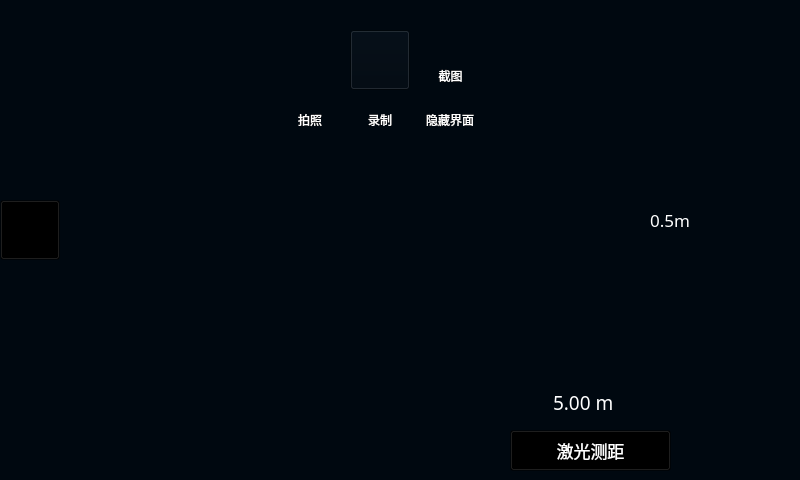
<?xml version="1.0" encoding="UTF-8"?>
<ui version="4.0">
 <class>mainwidget</class>
 <widget class="QWidget" name="mainwidget">
  <property name="geometry">
   <rect>
    <x>0</x>
    <y>0</y>
    <width>800</width>
    <height>480</height>
   </rect>
  </property>
  <property name="windowTitle">
   <string>mainwidget</string>
  </property>
  <property name="styleSheet">
   <string notr="true">QWidget#mainwidget {background-color: rgb(0, 8, 16);}</string>
  </property>
  <widget class="hp_display" name="display_mian" native="true">
   <property name="geometry">
    <rect>
     <x>70</x>
     <y>0</y>
     <width>640</width>
     <height>480</height>
    </rect>
   </property>
   <property name="styleSheet">
    <string notr="true">hp_display{
background-color: rgb(0, 8, 16);
border:none;
}
</string>
   </property>
   <widget class="QLabel" name="label_videoStartTime">
    <property name="geometry">
     <rect>
      <x>340</x>
      <y>440</y>
      <width>221</width>
      <height>31</height>
     </rect>
    </property>
    <property name="font">
     <font>
      <pointsize>15</pointsize>
     </font>
    </property>
    <property name="styleSheet">
     <string notr="true">color:red;</string>
    </property>
    <property name="text">
     <string/>
    </property>
    <property name="alignment">
     <set>Qt::AlignRight|Qt::AlignTrailing|Qt::AlignVCenter</set>
    </property>
   </widget>
   <widget class="QFrame" name="frame_3">
    <property name="geometry">
     <rect>
      <x>170</x>
      <y>0</y>
      <width>301</width>
      <height>141</height>
     </rect>
    </property>
    <property name="styleSheet">
     <string notr="true">QFrame{
border:none;
}
</string>
    </property>
    <property name="frameShape">
     <enum>QFrame::NoFrame</enum>
    </property>
    <property name="frameShadow">
     <enum>QFrame::Plain</enum>
    </property>
    <widget class="QPushButton" name="adjust">
     <property name="geometry">
      <rect>
       <x>180</x>
       <y>90</y>
       <width>60</width>
       <height>60</height>
      </rect>
     </property>
     <property name="font">
      <font>
       <family>微软雅黑</family>
      </font>
     </property>
     <property name="styleSheet">
      <string notr="true">color:white;background:(0,8,16);border:0px solid black;</string>
     </property>
     <property name="text">
      <string>隐藏界面</string>
     </property>
    </widget>
    <widget class="QPushButton" name="video">
     <property name="geometry">
      <rect>
       <x>110</x>
       <y>90</y>
       <width>60</width>
       <height>60</height>
      </rect>
     </property>
     <property name="font">
      <font>
       <family>微软雅黑</family>
      </font>
     </property>
     <property name="styleSheet">
      <string notr="true">color:white;background:(0,8,16);border:0px solid black;</string>
     </property>
     <property name="text">
      <string>录制</string>
     </property>
    </widget>
    <widget class="QPushButton" name="grab">
     <property name="geometry">
      <rect>
       <x>180</x>
       <y>50</y>
       <width>61</width>
       <height>51</height>
      </rect>
     </property>
     <property name="font">
      <font>
       <family>微软雅黑</family>
      </font>
     </property>
     <property name="styleSheet">
      <string notr="true">color:white;background:(0,8,16);border:0px solid black;</string>
     </property>
     <property name="text">
      <string>截图</string>
     </property>
    </widget>
    <widget class="QToolButton" name="capture">
     <property name="geometry">
      <rect>
       <x>40</x>
       <y>90</y>
       <width>60</width>
       <height>60</height>
      </rect>
     </property>
     <property name="font">
      <font>
       <family>微软雅黑</family>
      </font>
     </property>
     <property name="styleSheet">
      <string notr="true">color:white;background:(0,8,16);border:0px solid black;</string>
     </property>
     <property name="text">
      <string>拍照</string>
     </property>
    </widget>
    <widget class="QToolButton" name="preview">
     <property name="geometry">
      <rect>
       <x>110</x>
       <y>30</y>
       <width>60</width>
       <height>60</height>
      </rect>
     </property>
     <property name="styleSheet">
      <string notr="true">QToolButton
{
background-color: rgb(0, 8, 16);
	border-image: url(:/res/preview_n.png);
}</string>
     </property>
     <property name="text">
      <string/>
     </property>
     <property name="checkable">
      <bool>true</bool>
     </property>
    </widget>
   </widget>
   <widget class="hp_gradient_rect" name="greyRect" native="true">
    <property name="geometry">
     <rect>
      <x>500</x>
      <y>100</y>
      <width>50</width>
      <height>180</height>
     </rect>
    </property>
   </widget>
   <widget class="QToolButton" name="toolButton_taskPkgOpen">
    <property name="geometry">
     <rect>
      <x>0</x>
      <y>210</y>
      <width>64</width>
      <height>64</height>
     </rect>
    </property>
    <property name="styleSheet">
     <string notr="true">bakcground:transparent;
background-image: url(:/res/task_n.png);
border:none;
/*
border:2px solid rgb(0, 221, 253);
border-radius:4px 4px 4px 4px;*/
</string>
    </property>
    <property name="text">
     <string/>
    </property>
   </widget>
   <widget class="QFrame" name="frame_distance_2">
    <property name="geometry">
     <rect>
      <x>420</x>
      <y>370</y>
      <width>201</width>
      <height>101</height>
     </rect>
    </property>
    <property name="styleSheet">
     <string notr="true">QFrame{border:none;}</string>
    </property>
    <property name="frameShape">
     <enum>QFrame::StyledPanel</enum>
    </property>
    <property name="frameShadow">
     <enum>QFrame::Raised</enum>
    </property>
    <widget class="QToolButton" name="toolButton_laserrange">
     <property name="geometry">
      <rect>
       <x>20</x>
       <y>60</y>
       <width>161</width>
       <height>41</height>
      </rect>
     </property>
     <property name="font">
      <font>
       <family>微软雅黑</family>
       <pointsize>13</pointsize>
      </font>
     </property>
     <property name="styleSheet">
      <string notr="true">
QToolButton{
background:transparent;
border-image: url(:/res/label_Background_n.png);
color:white;
}

QToolButton::pressed{
background:transparent;
border-image: url(:/res/label_Background_s.png);color:white;
}
</string>
     </property>
     <property name="text">
      <string>激光测距</string>
     </property>
    </widget>
    <widget class="QDoubleSpinBox" name="SpinBox_distance">
     <property name="geometry">
      <rect>
       <x>0</x>
       <y>10</y>
       <width>201</width>
       <height>45</height>
      </rect>
     </property>
     <property name="sizePolicy">
      <sizepolicy hsizetype="Maximum" vsizetype="Fixed">
       <horstretch>0</horstretch>
       <verstretch>0</verstretch>
      </sizepolicy>
     </property>
     <property name="minimumSize">
      <size>
       <width>0</width>
       <height>0</height>
      </size>
     </property>
     <property name="maximumSize">
      <size>
       <width>16777215</width>
       <height>16777215</height>
      </size>
     </property>
     <property name="font">
      <font>
       <family>微软雅黑</family>
       <pointsize>14</pointsize>
       <weight>50</weight>
       <italic>false</italic>
       <bold>false</bold>
      </font>
     </property>
     <property name="focusPolicy">
      <enum>Qt::StrongFocus</enum>
     </property>
     <property name="styleSheet">
      <string notr="true">QDoubleSpinBox
{
	font: 14pt ;
	background:transparent;
	color:white;
	border:0px solid white;
}

QDoubleSpinBox::Disabled
{
	font: 14pt ;
	background:transparent;
	color:rgb(170, 170, 170);
	border:0px solid rgb(170, 170, 170);
}

QDoubleSpinBox::up-button {
background-image: url(:/res/distanceAdd_n.png);
	subcontrol-origin:border;
    subcontrol-position:right;
	margin-right: 2px;
    width: 50;
    height: 45;       
}
QDoubleSpinBox::down-button {
background-image: url(:/res/distanceReduce_n.png);
	subcontrol-origin:border;
    subcontrol-position:left;
	
   width: 50;
    height: 45; 
}
/*按钮按下样式*/
QDoubleSpinBox::up-button:pressed{
	subcontrol-origin:border;
    subcontrol-position:right;
width: 50;
    height: 45;     
}
  
QDoubleSpinBox::down-button:pressed{
    subcontrol-position:left;
    width: 50;
    height: 45; 
}

QDoubleSpinBox::down-arrow:disabled,QSpinBox::down-arrow:off 
{ 
   width: 50;
    height: 45; 
}

QDoubleSpinBox::up-arrow:disabled,QSpinBox::up-arrow:off 
{ 
   width: 50;
    height: 45; 
}</string>
     </property>
     <property name="frame">
      <bool>false</bool>
     </property>
     <property name="alignment">
      <set>Qt::AlignCenter</set>
     </property>
     <property name="readOnly">
      <bool>false</bool>
     </property>
     <property name="buttonSymbols">
      <enum>QAbstractSpinBox::UpDownArrows</enum>
     </property>
     <property name="accelerated">
      <bool>true</bool>
     </property>
     <property name="keyboardTracking">
      <bool>true</bool>
     </property>
     <property name="showGroupSeparator" stdset="0">
      <bool>false</bool>
     </property>
     <property name="prefix">
      <string/>
     </property>
     <property name="suffix">
      <string> m</string>
     </property>
     <property name="decimals">
      <number>2</number>
     </property>
     <property name="minimum">
      <double>0.000000000000000</double>
     </property>
     <property name="maximum">
      <double>5000.000000000000000</double>
     </property>
     <property name="value">
      <double>5.000000000000000</double>
     </property>
    </widget>
   </widget>
  </widget>
  <widget class="hp_display_fdp" name="display_fdp" native="true">
   <property name="geometry">
    <rect>
     <x>710</x>
     <y>0</y>
     <width>216</width>
     <height>1080</height>
    </rect>
   </property>
   <property name="styleSheet">
    <string notr="true"/>
   </property>
  </widget>
  <widget class="QToolButton" name="menu">
   <property name="geometry">
    <rect>
     <x>0</x>
     <y>200</y>
     <width>60</width>
     <height>60</height>
    </rect>
   </property>
   <property name="styleSheet">
    <string notr="true">background-color:transparent;
border-image: url(:/res/menuchoose.png);</string>
   </property>
   <property name="text">
    <string/>
   </property>
  </widget>
  <widget class="hp_main_menu" name="frame_menu" native="true">
   <property name="geometry">
    <rect>
     <x>0</x>
     <y>0</y>
     <width>168</width>
     <height>1080</height>
    </rect>
   </property>
   <property name="styleSheet">
    <string notr="true"/>
   </property>
  </widget>
  <widget class="QWidget" name="widget_topLeft" native="true">
   <property name="geometry">
    <rect>
     <x>0</x>
     <y>0</y>
     <width>168</width>
     <height>1080</height>
    </rect>
   </property>
   <property name="styleSheet">
    <string notr="true">background:transparent;</string>
   </property>
  </widget>
  <widget class="QWidget" name="widget_topRight" native="true">
   <property name="geometry">
    <rect>
     <x>710</x>
     <y>0</y>
     <width>90</width>
     <height>480</height>
    </rect>
   </property>
   <property name="styleSheet">
    <string notr="true">background:transparent;</string>
   </property>
  </widget>
  <widget class="QFrame" name="frame_distance">
   <property name="geometry">
    <rect>
     <x>645</x>
     <y>150</y>
     <width>50</width>
     <height>140</height>
    </rect>
   </property>
   <property name="styleSheet">
    <string notr="true">QFrame{border:none;}</string>
   </property>
   <property name="frameShape">
    <enum>QFrame::StyledPanel</enum>
   </property>
   <property name="frameShadow">
    <enum>QFrame::Raised</enum>
   </property>
   <widget class="QToolButton" name="toolButton_distanceAdd">
    <property name="geometry">
     <rect>
      <x>0</x>
      <y>0</y>
      <width>50</width>
      <height>45</height>
     </rect>
    </property>
    <property name="font">
     <font>
      <family>微软雅黑</family>
      <pointsize>30</pointsize>
      <weight>50</weight>
      <bold>false</bold>
      <stylestrategy>PreferDefault</stylestrategy>
      <kerning>true</kerning>
     </font>
    </property>
    <property name="styleSheet">
     <string notr="true">border:0px solid white;background:none;color:white;
background-image: url(:/res/distanceAdd_n.png);</string>
    </property>
    <property name="text">
     <string/>
    </property>
   </widget>
   <widget class="QToolButton" name="toolButton_distanceReduce">
    <property name="geometry">
     <rect>
      <x>0</x>
      <y>95</y>
      <width>50</width>
      <height>45</height>
     </rect>
    </property>
    <property name="font">
     <font>
      <family>微软雅黑</family>
      <pointsize>30</pointsize>
      <weight>75</weight>
      <bold>true</bold>
     </font>
    </property>
    <property name="styleSheet">
     <string notr="true">border:0px solid white;background:none;color:white;
background-image: url(:/res/distanceReduce_n.png);</string>
    </property>
    <property name="text">
     <string/>
    </property>
   </widget>
   <widget class="QLabel" name="label_distance">
    <property name="geometry">
     <rect>
      <x>0</x>
      <y>55</y>
      <width>50</width>
      <height>30</height>
     </rect>
    </property>
    <property name="font">
     <font>
      <family>微软雅黑</family>
      <pointsize>13</pointsize>
      <weight>50</weight>
      <bold>false</bold>
     </font>
    </property>
    <property name="styleSheet">
     <string notr="true">border:none;color:white;</string>
    </property>
    <property name="text">
     <string>0.5m</string>
    </property>
    <property name="alignment">
     <set>Qt::AlignCenter</set>
    </property>
   </widget>
  </widget>
  <widget class="QLabel" name="label_prpdType">
   <property name="geometry">
    <rect>
     <x>80</x>
     <y>310</y>
     <width>200</width>
     <height>30</height>
    </rect>
   </property>
   <property name="styleSheet">
    <string notr="true">background:rgb(0,8,16);border:none;color:white;</string>
   </property>
   <property name="text">
    <string/>
   </property>
  </widget>
  <zorder>display_mian</zorder>
  <zorder>menu</zorder>
  <zorder>frame_menu</zorder>
  <zorder>display_fdp</zorder>
  <zorder>widget_topRight</zorder>
  <zorder>widget_topLeft</zorder>
  <zorder>frame_distance</zorder>
  <zorder>label_prpdType</zorder>
 </widget>
 <layoutdefault spacing="6" margin="11"/>
 <customwidgets>
  <customwidget>
   <class>hp_display_fdp</class>
   <extends>QWidget</extends>
   <header location="global">hp_display_fdp.h</header>
   <container>1</container>
  </customwidget>
  <customwidget>
   <class>hp_gradient_rect</class>
   <extends>QWidget</extends>
   <header location="global">hp_gradient_rect.h</header>
   <container>1</container>
  </customwidget>
  <customwidget>
   <class>hp_main_menu</class>
   <extends>QWidget</extends>
   <header location="global">hp_main_menu.h</header>
   <container>1</container>
  </customwidget>
  <customwidget>
   <class>hp_display</class>
   <extends>QWidget</extends>
   <header location="global">hp_display.h</header>
   <container>1</container>
  </customwidget>
 </customwidgets>
 <resources/>
 <connections/>
</ui>
